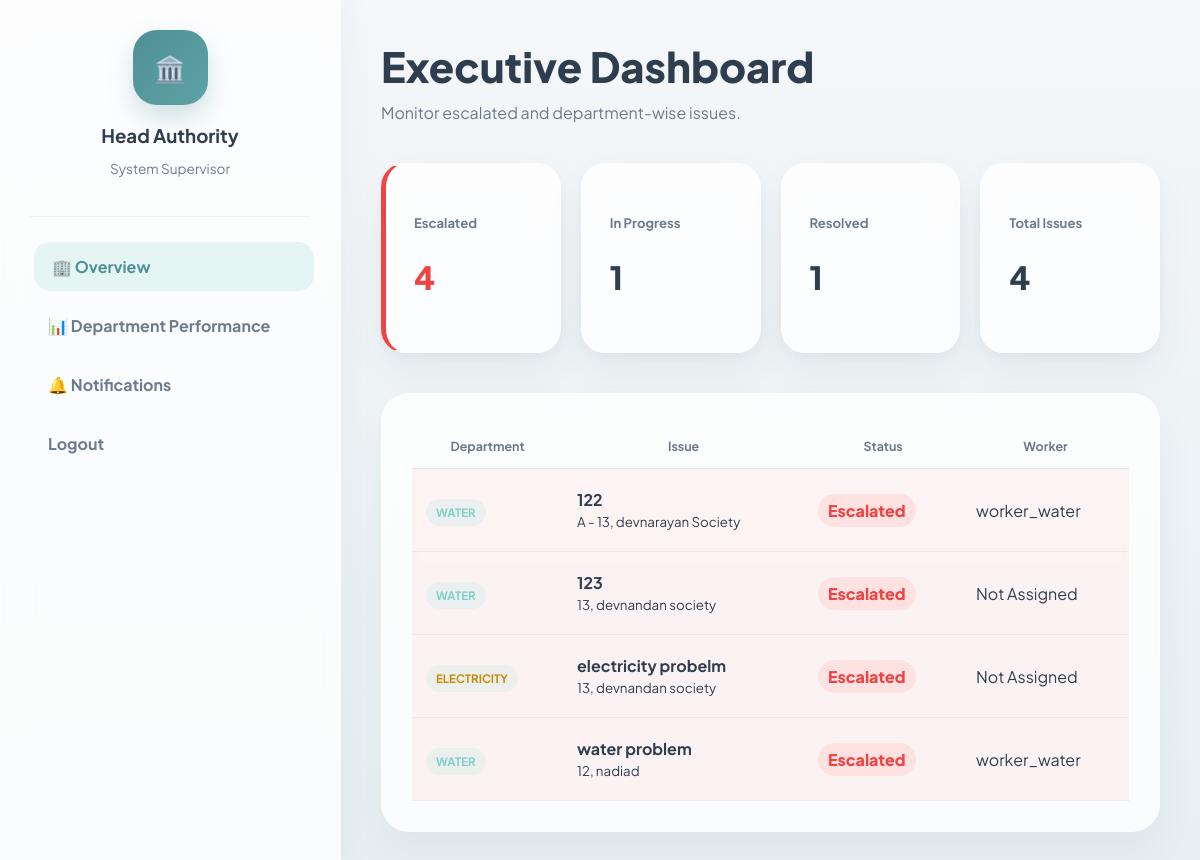
Page /headAuthority/ (signed in) on the committed database.
### reports/models.py (models this page shows, shortened)
class Issue(models.Model):
    ISSUE_TYPES = [
        ('road', 'Road Problem'),
        ('water', 'Water Supply'),
        ('electricity', 'Electricity'),
        ('garbage', 'Garbage'),
    ]
    STATUS_CHOICES = [
        ('pending', 'Pending'),
        ('in_progress', 'In Progress'),
        ('resolved', 'Resolved'),
    ]
    citizen = models.ForeignKey(User, on_delete=models.CASCADE)
    worker = models.ForeignKey(
        User,
        on_delete=models.SET_NULL,
        null=True,
        blank=True,
        related_name='assigned_worker'
    )
    description = models.TextField()
    issue_type = models.CharField(max_length=50, choices=ISSUE_TYPES)
    location = models.CharField(max_length=255)
    image = models.ImageField(upload_to='issues/', blank=True, null=True)
    status = models.CharField(max_length=20, choices=STATUS_CHOICES, default='pending')
    is_escalated = models.BooleanField(default=False)
    deadline = models.DateTimeField(null=True, blank=True)
    created_at = models.DateTimeField(auto_now_add=True)

### frontend/views.py (the view)
# urls.py: path('headAuthority/', views.headAuthority, name='headAuthority'),
@login_required(login_url='login')
def headAuthority(request):
    issues = Issue.objects.all().order_by('-created_at')
    notification_list = Notification.objects.filter(
        user=request.user
    ).order_by('-created_at')[:5]
    unread_count = Notification.objects.filter(
        user=request.user,
        is_read=False
    ).count()
    context = {
        "issues": issues,
        "total_count": issues.count(),
        "escalated_count": issues.filter(is_escalated=True).count(),
        "inprogress_count": issues.filter(status="in_progress").count(),
        "resolved_count": issues.filter(status="resolved").count(),
        "notification_list": notification_list,
        "unread_count": unread_count,
    }
    return render(request, "frontend/headAuthority.html", context)

### frontend/templates/frontend/headAuthority.html (shortened to what this page needs)
{% load static %}
<!DOCTYPE html>
<html lang="en">
<head>
    <link rel="stylesheet" href="{% static 'css/headAuthority.css' %}">
</head>
<body>
<div class="sidebar">
    <div class="auth-profile">
        <div class="avatar-shield">🏛️</div>
        <h3 class="auth-name">Head Authority</h3>
        <p class="auth-role">System Supervisor</p>
    </div>
    <nav>
        <a href="#" class="active">🏢 Overview</a>
        <a href="{% url 'department_performance' %}">📊 Department Performance</a>
        <a href="{% url 'notification' %}" class="notif-btn">
            🔔 Notifications
        </a>
        <a href="{% url 'logout' %}">Logout</a>
    </nav>
</div>
<div class="main-area">
    <div class="page-header">
        <h1>Executive Dashboard</h1>
        <p>Monitor escalated and department-wise issues.</p>
    </div>
    <div class="stats-grid">
        <div class="stat-card stat-danger">
            <h5>Escalated</h5>
            <h2>{{ escalated_count }}</h2>
        </div>
        <div class="stat-card">
            <h5>In Progress</h5>
            <h2>{{ inprogress_count }}</h2>
        </div>
        <div class="stat-card">
            <h5>Resolved</h5>
            <h2>{{ resolved_count }}</h2>
        </div>
        <div class="stat-card">
            <h5>Total Issues</h5>
            <h2>{{ total_count }}</h2>
        </div>
    </div>
    <div class="escalation-container">
        <table class="esc-table">
            <thead>
                <tr>
                    <th>Department</th>
                    <th>Issue</th>
                    <th>Status</th>
                    <th>Worker</th>
                </tr>
            </thead>
            <tbody>
                {% for issue in issues %}
                <tr class="issue-row {{ issue.status }} {% if issue.is_escalated %}escalated{% endif %}">
                    <td>
                        <span class="dept-tag {{ issue.issue_type }}">
                            {{ issue.issue_type|upper }}
                        </span>
                    </td>
                    <td>
                        <b>{{ issue.description|truncatechars:30 }}</b><br>
                        <small>{{ issue.location }}</small>
                    </td>
                    <td>
                        {% if issue.is_escalated %}
                            <span class="delay-badge">Escalated</span>
                        {% else %}
                            <span class="status-tag {{ issue.status }}">
                                {{ issue.status|title }}
                            </span>
                        {% endif %}
                    </td>
                    <td>
                        {% if issue.worker %}
                            {{ issue.worker.username }}
                        {% else %}
                            Not Assigned
                        {% endif %}
                    </td>
                </tr>
                {% endfor %}
            </tbody>
        </table>
    </div>
</div>
</body>
</html>

### static/css/headAuthority.css (style rules this page uses)
:root { --bg-main: #f5f7fa; --bg-surface: #ffffff; --bg-card: rgba(255,255,255,0.8); --accent-primary: #4E8F95; --accent-secondary: #7FD1C9; --accent-warm: #5FA3A6; --success: #22c55e; --danger: #ef4444; --text-dark: #2F3E4F; --text-muted: #6C7A8C; --border-color: #dde5ea; }
html { scroll-behavior: smooth; }
body { margin: 0; font-family: 'Plus Jakarta Sans', sans-serif; background: linear-gradient(180deg, #f5f7fa, #e6eff2); color: var(--text-dark); display: flex; min-height: 100vh; }
.sidebar { width: 280px; background: rgba(255,255,255,0.75); backdrop-filter: blur(14px); border-right: 1px solid rgba(255,255,255,0.35); padding: 30px; position: sticky; top: 0; height: 100vh; display: flex; flex-direction: column; box-shadow: 8px 0 30px rgba(47,62,79,0.04); }
.auth-profile { text-align: center; padding-bottom: 25px; margin-bottom: 25px; border-bottom: 1px solid rgba(0,0,0,0.05); }
.avatar-shield { width: 75px; height: 75px; background: linear-gradient( 135deg, var(--accent-primary), var(--accent-warm) ); color: white; border-radius: 24px; margin: 0 auto 16px; display: flex; align-items: center; justify-content: center; font-size: 1.6rem; font-weight: 700; box-shadow: 0 12px 24px rgba(78,143,149,0.25); }
.auth-profile h3 { margin-bottom: 5px; }
.auth-role { color: var(--text-muted); font-size: 0.85rem; }
nav a { display: flex; align-items: center; justify-content: space-between; gap: 10px; color: var(--text-muted); text-decoration: none; padding: 14px 18px; border-radius: 16px; margin-bottom: 10px; font-weight: 700; transition: 0.25s; }
nav a:hover, nav a.active { background: rgba(127,209,201,0.18); color: var(--accent-primary); transform: translateX(4px); }
.main-area { flex: 1; padding: 40px; overflow-y: auto; }
.page-header h1 { font-size: 2.6rem; font-weight: 800; margin: 0; color: var(--text-dark); }
.page-header p { color: var(--text-muted); margin-top: 10px; }
.stats-grid { display: grid; grid-template-columns: repeat(4, 1fr); gap: 20px; margin: 40px 0; }
.stat-card { background: var(--bg-card); backdrop-filter: blur(12px); padding: 28px; border-radius: 24px; border: 1px solid rgba(255,255,255,0.35); box-shadow: 0 20px 40px rgba(47,62,79,0.06), 0 5px 12px rgba(47,62,79,0.04); transition: 0.25s; }
.stat-card h5 { font-size: 0.82rem; color: var(--text-muted); }
.stat-card h2 { font-size: 2rem; font-weight: 800; color: var(--text-dark); }
.stat-danger { border-left: 5px solid var(--danger); }
.stat-danger h2 { color: var(--danger); }
.escalation-container { background: rgba(255,255,255,0.8); backdrop-filter: blur(14px); border-radius: 28px; border: 1px solid rgba(255,255,255,0.35); padding: 30px; box-shadow: 0 20px 40px rgba(47,62,79,0.05); }
.esc-table { width: 100%; border-collapse: collapse; }
.esc-table th { font-size: 0.78rem; color: var(--text-muted); border-bottom: 1px solid var(--border-color); padding: 14px; }
.esc-table td { padding: 20px 14px; border-bottom: 1px solid rgba(0,0,0,0.05); }
.delay-badge { background: #fee2e2; color: var(--danger); padding: 6px 10px; border-radius: 999px; font-weight: 800; }
.issue-row.escalated { background: rgba(239,68,68,0.05); }
.dept-tag { font-size: 0.72rem; padding: 6px 10px; border-radius: 999px; font-weight: 700; background: rgba(127,209,201,0.12); }
.dept-tag.water { color: var(--accent-secondary); }
.dept-tag.electricity { color: #ca8a04; }

### rows in the picture
Issue: issue_type "WATER", description "122", location "A - 13, devnarayan Society", is_escalated "Escalated", worker.username "worker_water"
Issue: issue_type "WATER", description "123", location "13, devnandan society", is_escalated "Escalated", shows "Not Assigned"
Issue: issue_type "ELECTRICITY", description "electricity probelm", location "13, devnandan society", is_escalated "Escalated", shows "Not Assigned"
Issue: issue_type "WATER", description "water problem", location "12, nadiad", is_escalated "Escalated", worker.username "worker_water"

### other values in the picture
{{ escalated_count }} "4"
{{ inprogress_count }} "1"
{{ resolved_count }} "1"
{{ total_count }} "4"
